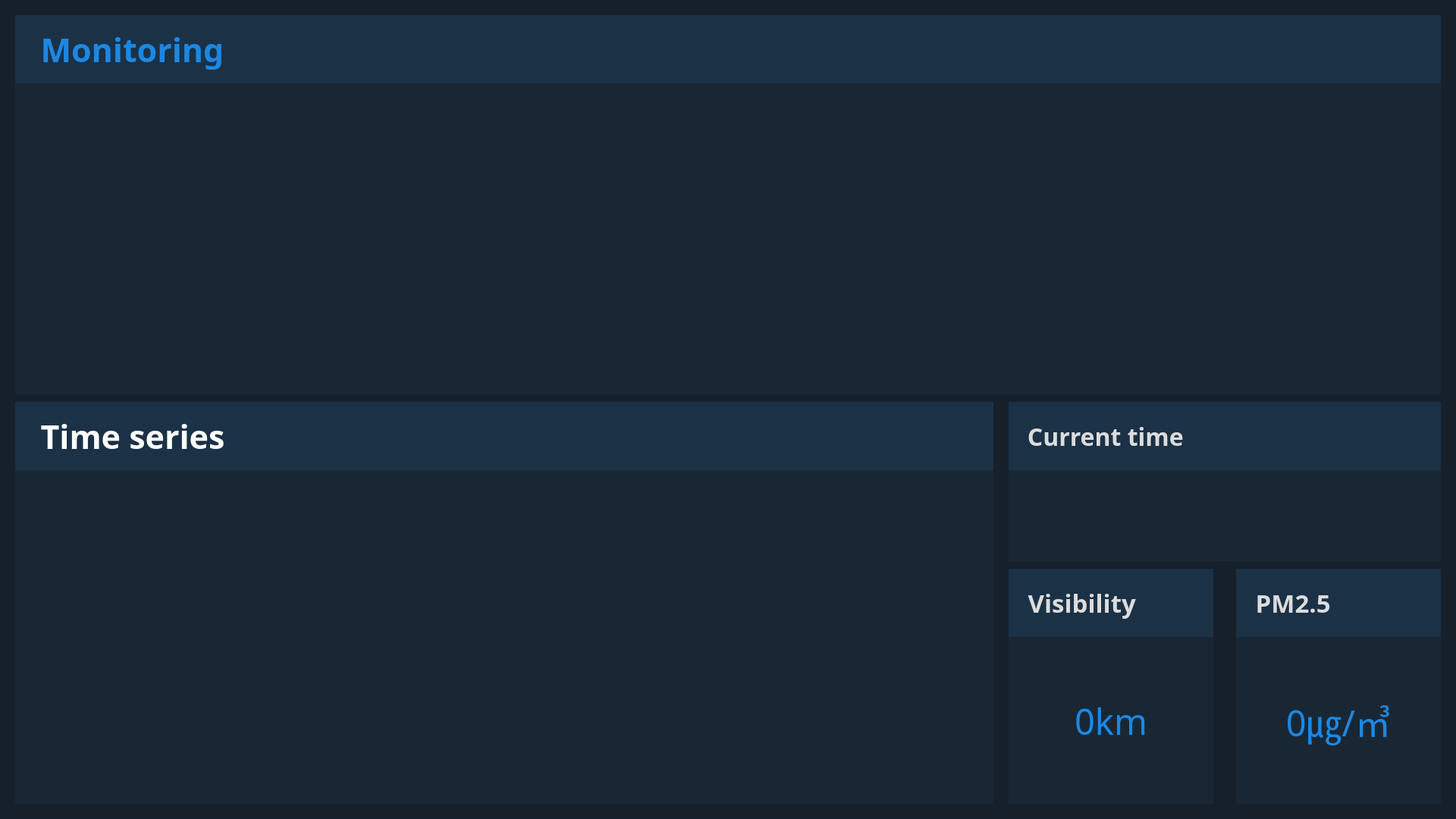
<?xml version="1.0" encoding="UTF-8"?>
<ui version="4.0">
 <class>js06_1920</class>
 <widget class="QWidget" name="js06_1920">
  <property name="geometry">
   <rect>
    <x>0</x>
    <y>0</y>
    <width>1920</width>
    <height>1080</height>
   </rect>
  </property>
  <property name="windowTitle">
   <string>JS06</string>
  </property>
  <property name="styleSheet">
   <string notr="true">#js06_1920
{
	background-color:rgb(22,32,42);
}</string>
  </property>
  <widget class="QLabel" name="title_label">
   <property name="geometry">
    <rect>
     <x>20</x>
     <y>20</y>
     <width>1880</width>
     <height>90</height>
    </rect>
   </property>
   <property name="font">
    <font>
     <family>NanumGothic</family>
     <pointsize>32</pointsize>
     <weight>75</weight>
     <bold>true</bold>
    </font>
   </property>
   <property name="styleSheet">
    <string notr="true">#title_label
{
	background-color:rgb(27,49,70);
	color:rgb(28,136,227);
}</string>
   </property>
   <property name="text">
    <string>   Monitoring</string>
   </property>
   <property name="alignment">
    <set>Qt::AlignLeading|Qt::AlignLeft|Qt::AlignVCenter</set>
   </property>
  </widget>
  <widget class="QPushButton" name="settings_button">
   <property name="geometry">
    <rect>
     <x>1830</x>
     <y>35</y>
     <width>57</width>
     <height>58</height>
    </rect>
   </property>
   <property name="styleSheet">
    <string notr="true">
#settings_button
{
	background-image: url(./ui/icon/settings.png);
	border:0px;
}
#settings_button:pressed
{
	background-image: url(./ui/icon/settings_on.png);
	background-color:rgb(27,49,70);
}
#settings_button:hover
{
	background-image: url(./ui/icon/settings_on.png);
	background-color:rgb(27,49,70);
}</string>
   </property>
   <property name="text">
    <string/>
   </property>
   <property name="autoDefault">
    <bool>true</bool>
   </property>
   <property name="default">
    <bool>true</bool>
   </property>
   <property name="flat">
    <bool>true</bool>
   </property>
  </widget>
  <widget class="QLabel" name="image_label">
   <property name="geometry">
    <rect>
     <x>20</x>
     <y>110</y>
     <width>1880</width>
     <height>410</height>
    </rect>
   </property>
   <property name="styleSheet">
    <string notr="true">#image_label
{
	background-color:rgb(25,39,52);
}
</string>
   </property>
   <property name="text">
    <string/>
   </property>
  </widget>
  <widget class="QLabel" name="visibility_label">
   <property name="geometry">
    <rect>
     <x>20</x>
     <y>530</y>
     <width>1290</width>
     <height>90</height>
    </rect>
   </property>
   <property name="font">
    <font>
     <family>NanumGothic</family>
     <pointsize>32</pointsize>
     <weight>75</weight>
     <bold>true</bold>
    </font>
   </property>
   <property name="styleSheet">
    <string notr="true">#visibility_label
{
	background-color:rgb(27,49,70);
	color:rgb(255,255,255);
}</string>
   </property>
   <property name="text">
    <string>   Time series</string>
   </property>
   <property name="alignment">
    <set>Qt::AlignLeading|Qt::AlignLeft|Qt::AlignVCenter</set>
   </property>
  </widget>
  <widget class="QLabel" name="graph_label">
   <property name="geometry">
    <rect>
     <x>20</x>
     <y>620</y>
     <width>1290</width>
     <height>440</height>
    </rect>
   </property>
   <property name="styleSheet">
    <string notr="true">#graph_label
{
	background-color:rgb(25,39,52);
}
</string>
   </property>
   <property name="text">
    <string/>
   </property>
  </widget>
  <widget class="QPushButton" name="graph_pushButton">
   <property name="geometry">
    <rect>
     <x>1230</x>
     <y>550</y>
     <width>57</width>
     <height>56</height>
    </rect>
   </property>
   <property name="autoFillBackground">
    <bool>false</bool>
   </property>
   <property name="styleSheet">
    <string notr="true">
#graph_pushButton
{
	background-image: url(./ui/icon/graph.png);
	border:0px;
}
</string>
   </property>
   <property name="text">
    <string/>
   </property>
   <property name="autoDefault">
    <bool>true</bool>
   </property>
   <property name="default">
    <bool>true</bool>
   </property>
   <property name="flat">
    <bool>true</bool>
   </property>
  </widget>
  <widget class="QLabel" name="time_label">
   <property name="geometry">
    <rect>
     <x>1330</x>
     <y>530</y>
     <width>570</width>
     <height>90</height>
    </rect>
   </property>
   <property name="font">
    <font>
     <family>NanumGothic</family>
     <pointsize>24</pointsize>
     <weight>75</weight>
     <bold>true</bold>
    </font>
   </property>
   <property name="styleSheet">
    <string notr="true">#time_label
{
	background-color:rgb(27,49,70);
	color:rgb(220,220,220);
}</string>
   </property>
   <property name="text">
    <string>   Current time</string>
   </property>
   <property name="alignment">
    <set>Qt::AlignLeading|Qt::AlignLeft|Qt::AlignVCenter</set>
   </property>
  </widget>
  <widget class="QPushButton" name="clock_pushButton">
   <property name="geometry">
    <rect>
     <x>1830</x>
     <y>550</y>
     <width>54</width>
     <height>54</height>
    </rect>
   </property>
   <property name="autoFillBackground">
    <bool>false</bool>
   </property>
   <property name="styleSheet">
    <string notr="true">
#clock_pushButton
{
	background-image: url(./ui/icon/clock.png);
	border:0px;
}
</string>
   </property>
   <property name="text">
    <string/>
   </property>
   <property name="autoDefault">
    <bool>true</bool>
   </property>
   <property name="default">
    <bool>true</bool>
   </property>
   <property name="flat">
    <bool>true</bool>
   </property>
  </widget>
  <widget class="QLabel" name="real_time_label">
   <property name="geometry">
    <rect>
     <x>1330</x>
     <y>620</y>
     <width>570</width>
     <height>120</height>
    </rect>
   </property>
   <property name="font">
    <font>
     <family>NanumGothic</family>
     <pointsize>28</pointsize>
     <weight>50</weight>
     <bold>false</bold>
    </font>
   </property>
   <property name="styleSheet">
    <string notr="true">#real_time_label
{
	background-color:rgb(25,39,52);
	color:rgb(220,220,220);

}
</string>
   </property>
   <property name="text">
    <string/>
   </property>
   <property name="alignment">
    <set>Qt::AlignCenter</set>
   </property>
  </widget>
  <widget class="QLabel" name="c_vis_title_label">
   <property name="geometry">
    <rect>
     <x>1330</x>
     <y>750</y>
     <width>270</width>
     <height>90</height>
    </rect>
   </property>
   <property name="font">
    <font>
     <family>NanumGothic</family>
     <pointsize>25</pointsize>
     <weight>75</weight>
     <bold>true</bold>
    </font>
   </property>
   <property name="styleSheet">
    <string notr="true">#c_vis_title_label
{
	background-color:rgb(27,49,70);
	color:rgb(220,220,220);
}</string>
   </property>
   <property name="text">
    <string>   Visibility</string>
   </property>
   <property name="alignment">
    <set>Qt::AlignLeading|Qt::AlignLeft|Qt::AlignVCenter</set>
   </property>
  </widget>
  <widget class="QLabel" name="c_vis_label">
   <property name="geometry">
    <rect>
     <x>1330</x>
     <y>840</y>
     <width>270</width>
     <height>220</height>
    </rect>
   </property>
   <property name="font">
    <font>
     <family>NanumGothic</family>
     <pointsize>35</pointsize>
     <weight>50</weight>
     <bold>false</bold>
    </font>
   </property>
   <property name="contextMenuPolicy">
    <enum>Qt::PreventContextMenu</enum>
   </property>
   <property name="styleSheet">
    <string notr="true">#c_vis_label
{
	background-color:rgb(25,39,52);
	color:rgb(28,136,227);
}
</string>
   </property>
   <property name="text">
    <string>0km</string>
   </property>
   <property name="alignment">
    <set>Qt::AlignCenter</set>
   </property>
  </widget>
  <widget class="QPushButton" name="vis_pushButton">
   <property name="geometry">
    <rect>
     <x>1520</x>
     <y>770</y>
     <width>48</width>
     <height>48</height>
    </rect>
   </property>
   <property name="autoFillBackground">
    <bool>false</bool>
   </property>
   <property name="styleSheet">
    <string notr="true">
#vis_pushButton
{
	background-image: url(./ui/icon/vis.png);
	border:0px;
}
</string>
   </property>
   <property name="text">
    <string/>
   </property>
   <property name="autoDefault">
    <bool>true</bool>
   </property>
   <property name="default">
    <bool>true</bool>
   </property>
   <property name="flat">
    <bool>true</bool>
   </property>
  </widget>
  <widget class="QWidget" name="verticalLayoutWidget">
   <property name="geometry">
    <rect>
     <x>20</x>
     <y>110</y>
     <width>1881</width>
     <height>411</height>
    </rect>
   </property>
   <layout class="QVBoxLayout" name="verticallayout"/>
  </widget>
  <widget class="QWidget" name="verticalLayoutWidget_2">
   <property name="geometry">
    <rect>
     <x>20</x>
     <y>620</y>
     <width>1291</width>
     <height>441</height>
    </rect>
   </property>
   <layout class="QVBoxLayout" name="web_verticalLayout"/>
  </widget>
  <widget class="QLabel" name="c_pm_label">
   <property name="geometry">
    <rect>
     <x>1630</x>
     <y>840</y>
     <width>270</width>
     <height>220</height>
    </rect>
   </property>
   <property name="font">
    <font>
     <family>NanumGothic</family>
     <pointsize>35</pointsize>
     <weight>50</weight>
     <bold>false</bold>
    </font>
   </property>
   <property name="contextMenuPolicy">
    <enum>Qt::PreventContextMenu</enum>
   </property>
   <property name="styleSheet">
    <string notr="true">#c_pm_label

{
	background-color:rgb(25,39,52);
	color:rgb(28,136,227);
}
</string>
   </property>
   <property name="text">
    <string>0㎍/㎥</string>
   </property>
   <property name="alignment">
    <set>Qt::AlignCenter</set>
   </property>
  </widget>
  <widget class="QLabel" name="c_pm_title_label">
   <property name="geometry">
    <rect>
     <x>1630</x>
     <y>750</y>
     <width>270</width>
     <height>90</height>
    </rect>
   </property>
   <property name="font">
    <font>
     <family>NanumGothic</family>
     <pointsize>25</pointsize>
     <weight>75</weight>
     <bold>true</bold>
    </font>
   </property>
   <property name="styleSheet">
    <string notr="true">#c_pm_title_label
{
	background-color:rgb(27,49,70);
	color:rgb(220,220,220);
}</string>
   </property>
   <property name="text">
    <string>   PM2.5</string>
   </property>
   <property name="alignment">
    <set>Qt::AlignLeading|Qt::AlignLeft|Qt::AlignVCenter</set>
   </property>
  </widget>
 </widget>
 <resources/>
 <connections/>
</ui>
